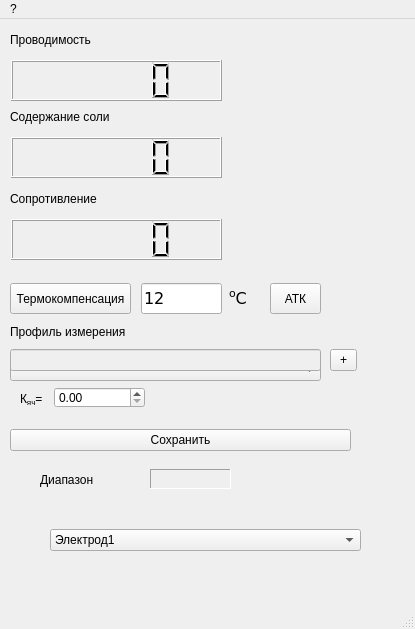
<?xml version="1.0" encoding="UTF-8"?>
<ui version="4.0">
 <class>fpCond</class>
 <widget class="QMainWindow" name="fpCond">
  <property name="geometry">
   <rect>
    <x>0</x>
    <y>0</y>
    <width>415</width>
    <height>629</height>
   </rect>
  </property>
  <property name="minimumSize">
   <size>
    <width>308</width>
    <height>193</height>
   </size>
  </property>
  <property name="windowTitle">
   <string>Кондуктометр</string>
  </property>
  <widget class="QWidget" name="centralwidget">
   <widget class="QLCDNumber" name="lcdMain">
    <property name="geometry">
     <rect>
      <x>11</x>
      <y>41</y>
      <width>211</width>
      <height>41</height>
     </rect>
    </property>
    <property name="sizePolicy">
     <sizepolicy hsizetype="Preferred" vsizetype="Preferred">
      <horstretch>1</horstretch>
      <verstretch>0</verstretch>
     </sizepolicy>
    </property>
    <property name="smallDecimalPoint">
     <bool>true</bool>
    </property>
    <property name="value" stdset="0">
     <double>0.000000000000000</double>
    </property>
    <property name="intValue" stdset="0">
     <number>0</number>
    </property>
   </widget>
   <widget class="QLineEdit" name="leMain">
    <property name="geometry">
     <rect>
      <x>10</x>
      <y>700</y>
      <width>51</width>
      <height>21</height>
     </rect>
    </property>
    <property name="sizePolicy">
     <sizepolicy hsizetype="Expanding" vsizetype="Preferred">
      <horstretch>0</horstretch>
      <verstretch>0</verstretch>
     </sizepolicy>
    </property>
    <property name="font">
     <font>
      <family>Verdana</family>
      <pointsize>12</pointsize>
     </font>
    </property>
    <property name="text">
     <string>12</string>
    </property>
    <property name="frame">
     <bool>true</bool>
    </property>
    <property name="readOnly">
     <bool>true</bool>
    </property>
   </widget>
   <widget class="QLineEdit" name="leTemp">
    <property name="geometry">
     <rect>
      <x>141</x>
      <y>264</y>
      <width>81</width>
      <height>31</height>
     </rect>
    </property>
    <property name="sizePolicy">
     <sizepolicy hsizetype="Expanding" vsizetype="Preferred">
      <horstretch>0</horstretch>
      <verstretch>0</verstretch>
     </sizepolicy>
    </property>
    <property name="font">
     <font>
      <family>Verdana</family>
      <pointsize>12</pointsize>
     </font>
    </property>
    <property name="text">
     <string>12</string>
    </property>
    <property name="frame">
     <bool>true</bool>
    </property>
    <property name="readOnly">
     <bool>true</bool>
    </property>
   </widget>
   <widget class="QToolButton" name="tbTComp">
    <property name="geometry">
     <rect>
      <x>10</x>
      <y>264</y>
      <width>121</width>
      <height>31</height>
     </rect>
    </property>
    <property name="focusPolicy">
     <enum>Qt::NoFocus</enum>
    </property>
    <property name="text">
     <string>Термокомпенсация</string>
    </property>
   </widget>
   <widget class="QToolButton" name="tbAutoT">
    <property name="geometry">
     <rect>
      <x>270</x>
      <y>264</y>
      <width>51</width>
      <height>31</height>
     </rect>
    </property>
    <property name="focusPolicy">
     <enum>Qt::NoFocus</enum>
    </property>
    <property name="text">
     <string>АТК</string>
    </property>
   </widget>
   <widget class="QLabel" name="label">
    <property name="geometry">
     <rect>
      <x>229</x>
      <y>264</y>
      <width>31</width>
      <height>31</height>
     </rect>
    </property>
    <property name="font">
     <font>
      <family>Verdana</family>
      <pointsize>12</pointsize>
     </font>
    </property>
    <property name="text">
     <string>&lt;sup&gt;o&lt;/sup&gt;С</string>
    </property>
   </widget>
   <widget class="QComboBox" name="cbElec">
    <property name="geometry">
     <rect>
      <x>50</x>
      <y>510</y>
      <width>311</width>
      <height>22</height>
     </rect>
    </property>
    <property name="currentIndex">
     <number>0</number>
    </property>
    <item>
     <property name="text">
      <string>Электрод1</string>
     </property>
    </item>
   </widget>
   <widget class="QLabel" name="label_6">
    <property name="geometry">
     <rect>
      <x>40</x>
      <y>450</y>
      <width>61</width>
      <height>21</height>
     </rect>
    </property>
    <property name="font">
     <font>
      <pointsize>9</pointsize>
     </font>
    </property>
    <property name="lineWidth">
     <number>-5</number>
    </property>
    <property name="text">
     <string>Диапазон</string>
    </property>
   </widget>
   <widget class="QLabel" name="llBand">
    <property name="geometry">
     <rect>
      <x>150</x>
      <y>450</y>
      <width>81</width>
      <height>20</height>
     </rect>
    </property>
    <property name="font">
     <font>
      <pointsize>9</pointsize>
     </font>
    </property>
    <property name="frameShape">
     <enum>QFrame::Panel</enum>
    </property>
    <property name="frameShadow">
     <enum>QFrame::Sunken</enum>
    </property>
    <property name="text">
     <string/>
    </property>
   </widget>
   <widget class="QLabel" name="lblEd">
    <property name="geometry">
     <rect>
      <x>240</x>
      <y>40</y>
      <width>91</width>
      <height>41</height>
     </rect>
    </property>
    <property name="font">
     <font>
      <family>Verdana</family>
      <pointsize>18</pointsize>
      <weight>50</weight>
      <bold>false</bold>
     </font>
    </property>
    <property name="text">
     <string>&lt;html&gt;&lt;head/&gt;&lt;body&gt;&lt;p/&gt;&lt;/body&gt;&lt;/html&gt;</string>
    </property>
   </widget>
   <widget class="QLabel" name="label_7">
    <property name="geometry">
     <rect>
      <x>10</x>
      <y>10</y>
      <width>111</width>
      <height>21</height>
     </rect>
    </property>
    <property name="font">
     <font>
      <pointsize>9</pointsize>
     </font>
    </property>
    <property name="lineWidth">
     <number>-5</number>
    </property>
    <property name="text">
     <string>Проводимость</string>
    </property>
   </widget>
   <widget class="QLabel" name="label_8">
    <property name="geometry">
     <rect>
      <x>10</x>
      <y>87</y>
      <width>111</width>
      <height>21</height>
     </rect>
    </property>
    <property name="font">
     <font>
      <pointsize>9</pointsize>
     </font>
    </property>
    <property name="lineWidth">
     <number>-5</number>
    </property>
    <property name="text">
     <string>Содержание соли</string>
    </property>
   </widget>
   <widget class="QLabel" name="lblEd_2">
    <property name="geometry">
     <rect>
      <x>240</x>
      <y>116</y>
      <width>91</width>
      <height>41</height>
     </rect>
    </property>
    <property name="font">
     <font>
      <family>Verdana</family>
      <pointsize>18</pointsize>
      <weight>50</weight>
      <bold>false</bold>
     </font>
    </property>
    <property name="text">
     <string>&lt;html&gt;&lt;head/&gt;&lt;body&gt;&lt;p/&gt;&lt;/body&gt;&lt;/html&gt;</string>
    </property>
   </widget>
   <widget class="QLCDNumber" name="lcdMain_2">
    <property name="geometry">
     <rect>
      <x>11</x>
      <y>118</y>
      <width>211</width>
      <height>41</height>
     </rect>
    </property>
    <property name="sizePolicy">
     <sizepolicy hsizetype="Preferred" vsizetype="Preferred">
      <horstretch>1</horstretch>
      <verstretch>0</verstretch>
     </sizepolicy>
    </property>
    <property name="smallDecimalPoint">
     <bool>true</bool>
    </property>
    <property name="value" stdset="0">
     <double>0.000000000000000</double>
    </property>
    <property name="intValue" stdset="0">
     <number>0</number>
    </property>
   </widget>
   <widget class="QLabel" name="lblEd_3">
    <property name="geometry">
     <rect>
      <x>240</x>
      <y>199</y>
      <width>91</width>
      <height>41</height>
     </rect>
    </property>
    <property name="font">
     <font>
      <family>Verdana</family>
      <pointsize>18</pointsize>
      <weight>50</weight>
      <bold>false</bold>
     </font>
    </property>
    <property name="text">
     <string>&lt;html&gt;&lt;head/&gt;&lt;body&gt;&lt;p/&gt;&lt;/body&gt;&lt;/html&gt;</string>
    </property>
   </widget>
   <widget class="QLabel" name="label_9">
    <property name="geometry">
     <rect>
      <x>10</x>
      <y>169</y>
      <width>111</width>
      <height>21</height>
     </rect>
    </property>
    <property name="font">
     <font>
      <pointsize>9</pointsize>
     </font>
    </property>
    <property name="lineWidth">
     <number>-5</number>
    </property>
    <property name="text">
     <string>Сопротивление</string>
    </property>
   </widget>
   <widget class="QLCDNumber" name="lcdMain_3">
    <property name="geometry">
     <rect>
      <x>11</x>
      <y>200</y>
      <width>211</width>
      <height>41</height>
     </rect>
    </property>
    <property name="sizePolicy">
     <sizepolicy hsizetype="Preferred" vsizetype="Preferred">
      <horstretch>1</horstretch>
      <verstretch>0</verstretch>
     </sizepolicy>
    </property>
    <property name="smallDecimalPoint">
     <bool>true</bool>
    </property>
    <property name="value" stdset="0">
     <double>0.000000000000000</double>
    </property>
    <property name="intValue" stdset="0">
     <number>0</number>
    </property>
   </widget>
   <widget class="QDoubleSpinBox" name="leKu">
    <property name="geometry">
     <rect>
      <x>54</x>
      <y>368</y>
      <width>91</width>
      <height>21</height>
     </rect>
    </property>
    <property name="singleStep">
     <double>0.010000000000000</double>
    </property>
   </widget>
   <widget class="QLineEdit" name="leElec">
    <property name="enabled">
     <bool>false</bool>
    </property>
    <property name="geometry">
     <rect>
      <x>10</x>
      <y>330</y>
      <width>311</width>
      <height>22</height>
     </rect>
    </property>
    <property name="font">
     <font>
      <pointsize>9</pointsize>
     </font>
    </property>
   </widget>
   <widget class="QToolButton" name="tbElecAdd">
    <property name="geometry">
     <rect>
      <x>330</x>
      <y>330</y>
      <width>27</width>
      <height>22</height>
     </rect>
    </property>
    <property name="text">
     <string>+</string>
    </property>
   </widget>
   <widget class="QLabel" name="label_31">
    <property name="geometry">
     <rect>
      <x>10</x>
      <y>302</y>
      <width>121</width>
      <height>21</height>
     </rect>
    </property>
    <property name="font">
     <font>
      <pointsize>9</pointsize>
     </font>
    </property>
    <property name="lineWidth">
     <number>-5</number>
    </property>
    <property name="text">
     <string>Профиль измерения</string>
    </property>
   </widget>
   <widget class="QLabel" name="label_28">
    <property name="geometry">
     <rect>
      <x>20</x>
      <y>370</y>
      <width>41</width>
      <height>21</height>
     </rect>
    </property>
    <property name="font">
     <font>
      <pointsize>9</pointsize>
     </font>
    </property>
    <property name="lineWidth">
     <number>-5</number>
    </property>
    <property name="text">
     <string>К&lt;sub&gt;яч&lt;/sub&gt;=</string>
    </property>
   </widget>
   <widget class="QToolButton" name="tbCalib">
    <property name="geometry">
     <rect>
      <x>10</x>
      <y>410</y>
      <width>341</width>
      <height>22</height>
     </rect>
    </property>
    <property name="text">
     <string>Сохранить</string>
    </property>
   </widget>
   <widget class="QComboBox" name="cbElec_2">
    <property name="geometry">
     <rect>
      <x>10</x>
      <y>340</y>
      <width>311</width>
      <height>22</height>
     </rect>
    </property>
   </widget>
   <zorder>cbElec_2</zorder>
   <zorder>lcdMain</zorder>
   <zorder>leMain</zorder>
   <zorder>leTemp</zorder>
   <zorder>tbTComp</zorder>
   <zorder>tbAutoT</zorder>
   <zorder>label</zorder>
   <zorder>cbElec</zorder>
   <zorder>label_6</zorder>
   <zorder>llBand</zorder>
   <zorder>lblEd</zorder>
   <zorder>label_7</zorder>
   <zorder>label_8</zorder>
   <zorder>lblEd_2</zorder>
   <zorder>lcdMain_2</zorder>
   <zorder>lblEd_3</zorder>
   <zorder>label_9</zorder>
   <zorder>lcdMain_3</zorder>
   <zorder>leKu</zorder>
   <zorder>leElec</zorder>
   <zorder>tbElecAdd</zorder>
   <zorder>label_31</zorder>
   <zorder>label_28</zorder>
   <zorder>tbCalib</zorder>
  </widget>
  <widget class="QMenuBar" name="menubar">
   <property name="geometry">
    <rect>
     <x>0</x>
     <y>0</y>
     <width>415</width>
     <height>21</height>
    </rect>
   </property>
   <widget class="QMenu" name="muAbout">
    <property name="title">
     <string>?</string>
    </property>
   </widget>
   <addaction name="muAbout"/>
  </widget>
  <widget class="QStatusBar" name="statusbar"/>
  <action name="actConf">
   <property name="text">
    <string>Градуировка</string>
   </property>
  </action>
 </widget>
 <resources/>
 <connections/>
</ui>
